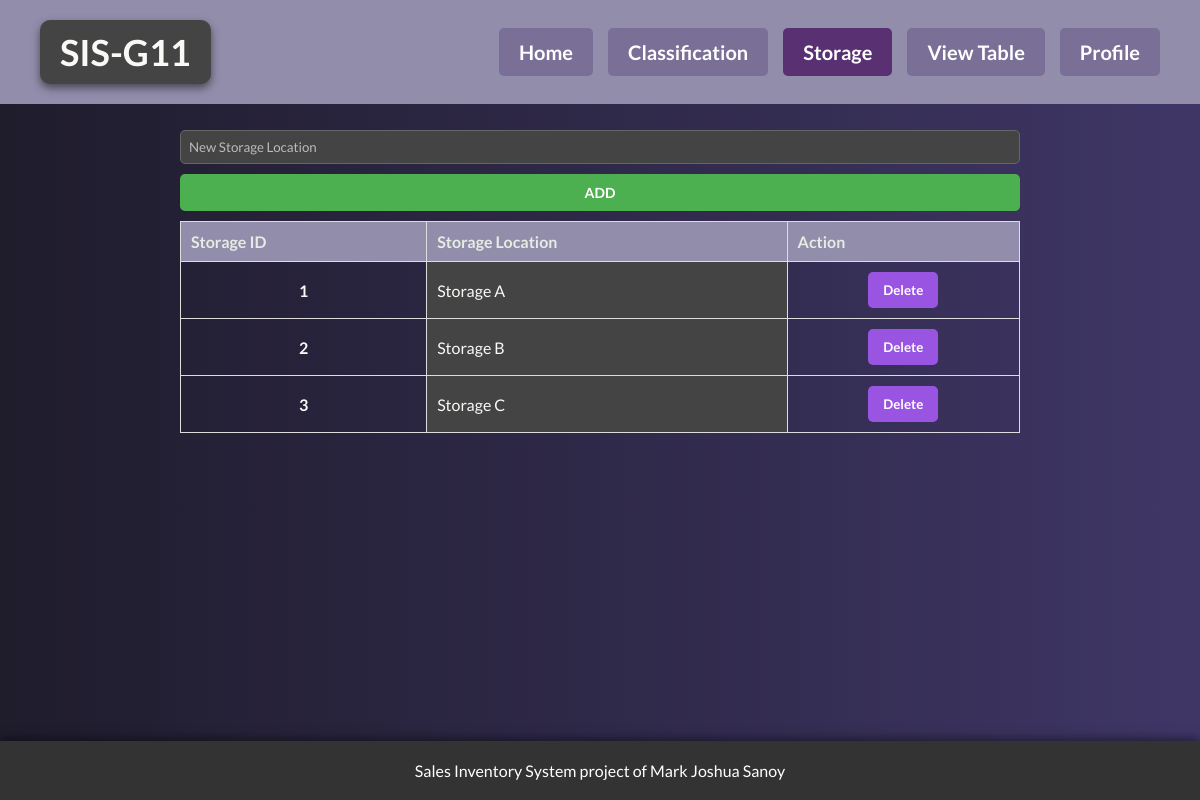
Page /storage.php on the committed database.
### tables this page shows
CREATE TABLE `strg` (
  `storage_id` int(11) NOT NULL,
  `strg_location` text NOT NULL
);

### storage.php (the view, shortened to what this page needs)
<link rel="stylesheet" href="assets/css/css-main.css">
<link rel="stylesheet" href="assets/css/css-storage.css">
<link rel="stylesheet" href="https://cdnjs.cloudflare.com/ajax/libs/jqueryui/1.12.1/jquery-ui.min.css">
<div class="nav"><?php include 'navpan.php';?></div>
<div class='table-container'>
    <form id='addStorageForm' method='POST'>
        <input type='text' name='new_storage' id='new_storage' placeholder='New Storage Location' required>
        <button type='submit'>ADD</button>
    </form>
    <table id='storageTable' border='1'>
        <thead>
            <tr>
                <th>Storage ID</th>
                <th>Storage Location</th>
                <th>Action</th>
            </tr>
        </thead>
        <tbody>
        <?php
        include 'db_connect.php';
        $sql = 'SELECT * FROM strg ORDER BY storage_id';
        $result = $conn->query($sql);
        if ($result->num_rows > 0) {
            while ($row = $result->fetch_assoc()) {
                echo "<tr data-id='" . $row['storage_id'] . "'>
                        <td style='text-align: center; font-weight: bold;'>" . $row['storage_id'] . "</td>
                        <td contenteditable='true' class='editable' data-column='strg_location'>" . $row['strg_location'] . "</td>
                        <td><button class='delete-button' data-id='" . $row['storage_id'] . "'>Delete</button></td>
                      </tr>";
            }
        } else {
            echo "<tr><td colspan='3'>No storage locations found.</td></tr>";
        }
        ?>
        </tbody>
    </table>
</div>
<?php include 'footer.php';?>

### assets/css/css-main.css (style rules this page uses)
* { box-sizing: border-box; font-family: 'Lato', sans-serif; color: #FAF9F6; margin: 0; }
body { background: linear-gradient(90deg, #1F1C2C, #3f3666); color: #928dab; margin-top: 125px; }
.nav { animation: none !important; }
form { display: flex; flex-direction: column; gap: 10px; }
input, select { width: 100%; padding: 8px; margin-top: 5px; border-radius: 5px; border: 1px solid #ccc; color: black; }

### assets/css/css-storage.css (style rules this page uses)
#addStorageForm { width: 70%; margin-bottom: 20px; margin: 0 auto 10px auto; animation: fadeIn 1s ease-in-out; }
#addStorageForm input[type="text"] { padding: 10px; margin-right: 10px; border: 1px solid #ddd; border-radius: 5px; background-color: #444; color: white; border: 1px solid #666; padding: 8px; border-radius: 5px; outline: none; }
#addStorageForm input[type="text"]::placeholder { color: #bbb; }
#addStorageForm button { padding: 10px 20px; background-color: #4CAF50; color: white; border: none; cursor: pointer; border-radius: 5px; font-weight: bold; font-size: 14px; transition: background-color 0.12s ease-out, transform 0.15s ease-out, font-size 0.15s ease-out; }
#storageTable { width: 70%; border-collapse: collapse; margin: 0 auto 100px auto; animation: fadeIn 1s ease-in-out; }
#storageTable th, #storageTable td { padding: 10px; border: 1px solid #ddd; text-align: left; }
th { background-color: #928DAB; color: #E6EBE4; }
.editable { background-color: #444; }
.delete-button { padding: 10px 15px; background-color: #9955e1; font-weight: bolder; color: white; border: none; cursor: pointer; border-radius: 5px; display: block; margin: 0 auto; transition: background-color 0.20s ease-out, transform 0.15s ease-out, font-size 0.15s ease-out; }
.nav { animation: none !important; }

### navpan.php (style rules this page uses)
.nav { background-color: #928DAB; display: flex; align-items: center; justify-content: space-between; padding: 10px 20px; font-family: 'Lato', sans-serif; position: fixed; width: 100%; top: 0; left: 0; z-index: 1000; transition: all 0.3s ease-in-out; }
@media (min-width: 1025px) and (max-width: 1200px) { .nav { justify-content: space-between; padding: 20px 40px; animation: fadeIn 0.5s ease-in-out; } }

### rows in the picture
strg: storage_id "1", strg_location "Storage A"
strg: storage_id "2", strg_location "Storage B"
strg: storage_id "3", strg_location "Storage C"
